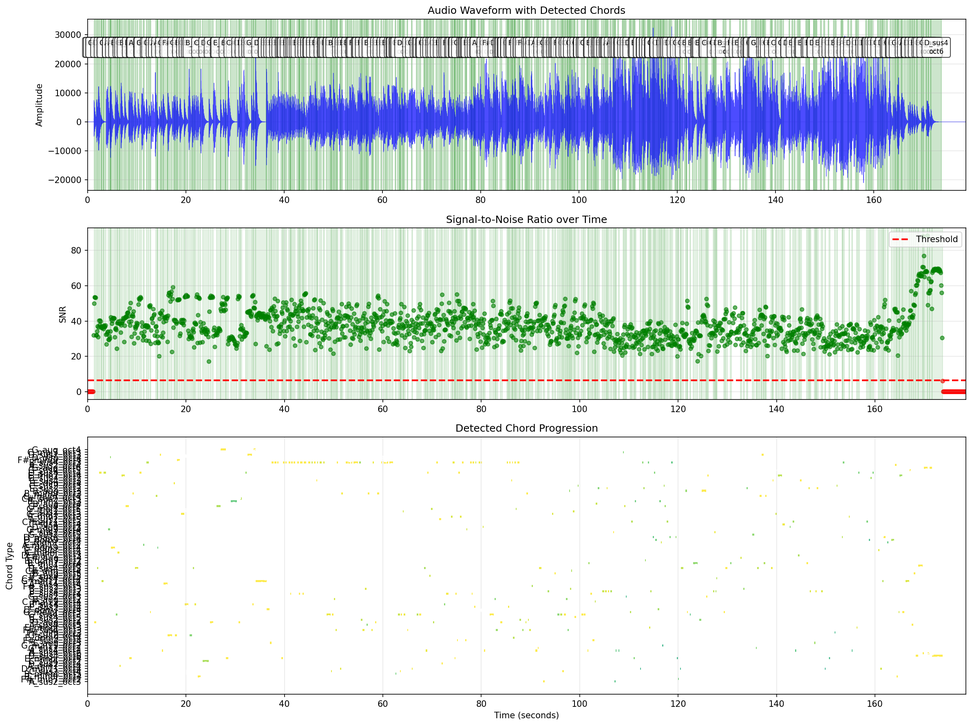
#> input picture music/new_start/test_amazing_grace_chord_detection.png, 972 x 726 px, shrunk from 2384 x 1781 before the run
$ python test_image_graph.py ../music/new_start/test_amazing_grace_chord_detection.png
#> lines starting #> are read from the running program, lines starting #| are printed output that depends on the picture; after the words box and inside, x2 and y2 are one past the last pixel; in counts of white or black regions, pixels touching at a corner belong together
### src/image_graph_builder.py
#!/usr/bin/env python3
"""
Image Region Graph Builder - Creates directed graphs from image regions

Segments images into uniform regions and builds a graph where:
- Nodes: Image regions (superpixels with similar color/texture)
- Edges: Spatial adjacency between regions
- Edge weights: Strength of adjacency (shared boundary length, normalized)

This creates a structural "fingerprint" of the image that is:
- Scale invariant (relative relationships preserved)
- Partially rotation invariant (can be normalized)
- Frequency-based (common patterns emerge across multiple images)

Output format compatible with the existing graph analysis tools.

Future Variants:
- Intensity mode: Use grayscale instead of RGB for color-invariant matching
- Emotion detection: Specialized features for facial expression regions
"""

import json
import numpy as np
from collections import defaultdict, Counter
from datetime import datetime
from typing import Dict, List, Tuple, Set, Optional
import argparse
from pathlib import Path

try:
    from PIL import Image
except ImportError:
    raise ImportError("PIL/Pillow required: pip install Pillow")

try:
    from skimage import segmentation, color, measure, graph as skimage_graph
except ImportError:
    raise ImportError("scikit-image required: pip install scikit-image")


class ImageGraphBuilder:
    """Builds a spatial adjacency graph from image regions"""

    def __init__(self,
                 image_path: str,
                 image_name: str = "Untitled",
                 n_segments: int = 100,
                 compactness: float = 10.0,
                 mode: str = "rgb",
                 min_region_size: int = 10):
        """
        Initialize the image graph builder

        Args:
            image_path: Path to the image file
            image_name: Name/identifier for this image
            n_segments: Approximate number of superpixel segments (SLIC algorithm)
            compactness: Balance between color similarity and spatial proximity (higher = more compact)
            mode: Feature extraction mode - "rgb" for color, "intensity" for grayscale
            min_region_size: Minimum region size in pixels (smaller regions ignored)
        """
        self.image_path = Path(image_path)
        self.image_name = image_name
        self.n_segments = n_segments
        self.compactness = compactness
        self.mode = mode.lower()
        self.min_region_size = min_region_size

        if self.mode not in ["rgb", "intensity"]:
            raise ValueError(f"Mode must be 'rgb' or 'intensity', got '{self.mode}'")

        # Load image
        self.image = None
        self.image_array = None
        self.load_image()

        # Segmentation results
        self.segments = None
        self.num_regions = 0

        # Graph data structures
        self.region_features = {}  # region_id -> feature dict
        self.region_adjacencies = defaultdict(Counter)  # region_id -> {neighbor_id: boundary_length}
        self.unique_regions = set()

    def load_image(self):
        """Load and convert image to numpy array"""
        if not self.image_path.exists():
            raise FileNotFoundError(f"Image not found: {self.image_path}")

        self.image = Image.open(self.image_path)
#> self.image is the input picture: PIL image 972x726 RGBA; mean R, G, B, A 218.2, 226.9, 227.9, 255

        # Convert to RGB if necessary
        if self.image.mode != 'RGB':
            self.image = self.image.convert('RGB')
#> self.image: PIL image 972x726 RGB

        self.image_array = np.array(self.image)

        print(f"Loaded image: {self.image_path}")
        print(f"  Size: {self.image.size[0]}x{self.image.size[1]}")
#|   Size: 972x726
        print(f"  Mode: {self.mode}")

    def segment_image(self):
        """
        Segment image into regions using SLIC superpixels

        SLIC (Simple Linear Iterative Clustering) groups similar pixels
        into perceptually meaningful regions based on color similarity
        and spatial proximity.
        """
        print(f"Segmenting image into ~{self.n_segments} regions...")

        # Apply SLIC segmentation
        self.segments = segmentation.slic(
            self.image_array,
            n_segments=self.n_segments,
            compactness=self.compactness,
            start_label=0
        )
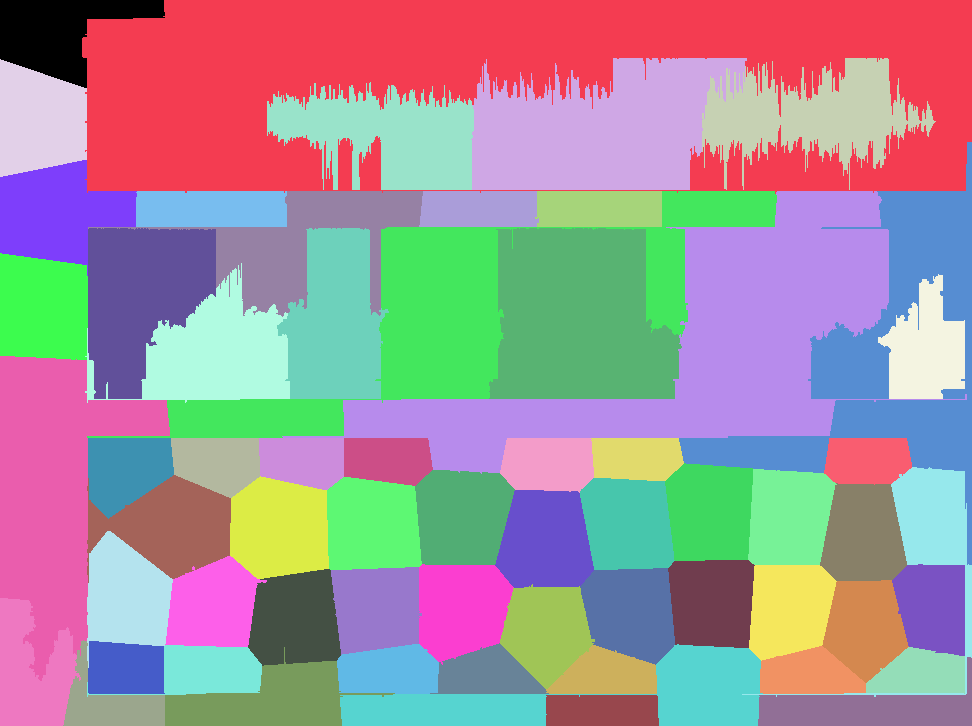
#> self.segments: shape (726, 972) int64; 62 distinct labels, from 0 to 61; one colour per label, 0 black

        # Get actual number of segments
        self.num_regions = len(np.unique(self.segments))
#> self.num_regions = 62

        print(f"  Created {self.num_regions} regions")
#|   Created 62 regions

    def extract_region_features(self):
        """
        Extract features for each region

        Features include:
        - Color (RGB average or intensity average)
        - Size (area in pixels)
        - Position (centroid)
        - Shape (bounding box, aspect ratio)
        """
        print("Extracting region features...")

        for region_id in range(self.num_regions):
            # Get mask for this region
            mask = (self.segments == region_id)
            area = np.sum(mask)

            # Skip very small regions
            if area < self.min_region_size:
                continue

            self.unique_regions.add(region_id)

            # Extract pixel values for this region
            region_pixels = self.image_array[mask]

            # Calculate features based on mode
            if self.mode == "rgb":
                # RGB color features
                color_avg = region_pixels.mean(axis=0).astype(int)
                color_std = region_pixels.std(axis=0).astype(int)
                color_feature = f"rgb_{color_avg[0]}_{color_avg[1]}_{color_avg[2]}"
            else:  # intensity mode
                # Convert to grayscale intensity
                intensity = (0.299 * region_pixels[:, 0] +
                           0.587 * region_pixels[:, 1] +
                           0.114 * region_pixels[:, 2])
                intensity_avg = int(intensity.mean())
                intensity_std = int(intensity.std())
                color_feature = f"intensity_{intensity_avg}"

            # Calculate position (centroid)
            coords = np.argwhere(mask)
            centroid_y, centroid_x = coords.mean(axis=0).astype(int)

            # Calculate bounding box
            min_y, min_x = coords.min(axis=0)
            max_y, max_x = coords.max(axis=0)
            width = max_x - min_x + 1
            height = max_y - min_y + 1

            # Store features (convert numpy types to native Python types for JSON serialization)
            if self.mode == "rgb":
                self.region_features[region_id] = {
                    "region_id": int(region_id),
                    "color_avg_rgb": [int(c) for c in color_avg],
                    "color_std_rgb": [int(c) for c in color_std],
                    "color_feature": color_feature,
                    "area": int(area),
                    "centroid": [int(centroid_x), int(centroid_y)],
                    "bbox": [int(min_x), int(min_y), int(width), int(height)],
                    "aspect_ratio": float(width / height) if height > 0 else 0.0,
                    "mode": "rgb"
                }
            else:  # intensity
                self.region_features[region_id] = {
                    "region_id": int(region_id),
                    "intensity_avg": int(intensity_avg),
                    "intensity_std": int(intensity_std),
                    "color_feature": color_feature,
                    "area": int(area),
                    "centroid": [int(centroid_x), int(centroid_y)],
                    "bbox": [int(min_x), int(min_y), int(width), int(height)],
                    "aspect_ratio": float(width / height) if height > 0 else 0.0,
                    "mode": "intensity"
                }
#> this loop made 62 passes
#> (area, color_avg, color_std, color_feature, centroid_y, centroid_x, min_y, min_x) on passes 1 to 5: (7754, [250, 250, 250], [23, 23, 23], 'rgb_250_250_250', 31, 59, 0, 0), (110953, [191, 208, 201], [55, 53, 47], 'rgb_191_208_201', 79, 496, 0, 82), (26859, [121, 140, 215], [65, 72, 31], 'rgb_121_140_215', 128, 598, 58, 471), (15147, [85, 94, 235], [42, 46, 19], 'rgb_85_94_235', 114, 810, 58, 702), (8213, [247, 247, 247], [30, 30, 30], 'rgb_247_247_247', 120, 39, 59, 0)
#> pass 1, in extract_region_features, `mask = (self.segments == region_id)`:
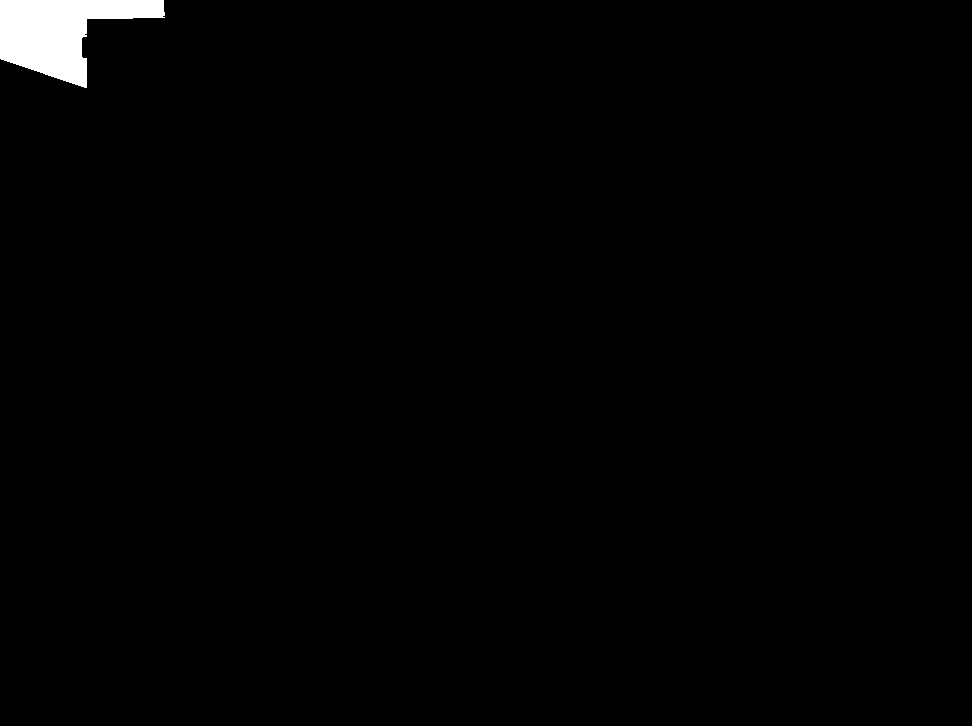
#> mask: shape (726, 972) bool; 1.1% white; 1 white region, box (x1, y1, x2, y2) and area: (0, 0, 165, 88) 7754
#> pass 2, in extract_region_features, `mask = (self.segments == region_id)`:
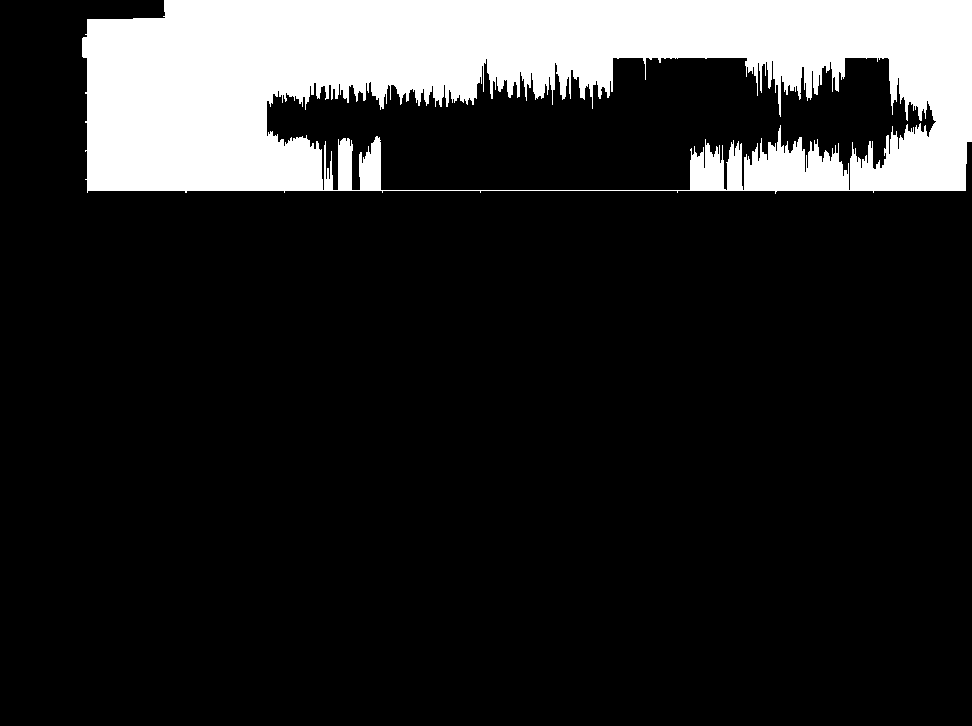
#> mask: shape (726, 972) bool; 15.7% white; 1 white region, box (x1, y1, x2, y2) and area: (82, 0, 972, 194) 110953
#> pass 3, in extract_region_features, `mask = (self.segments == region_id)`:
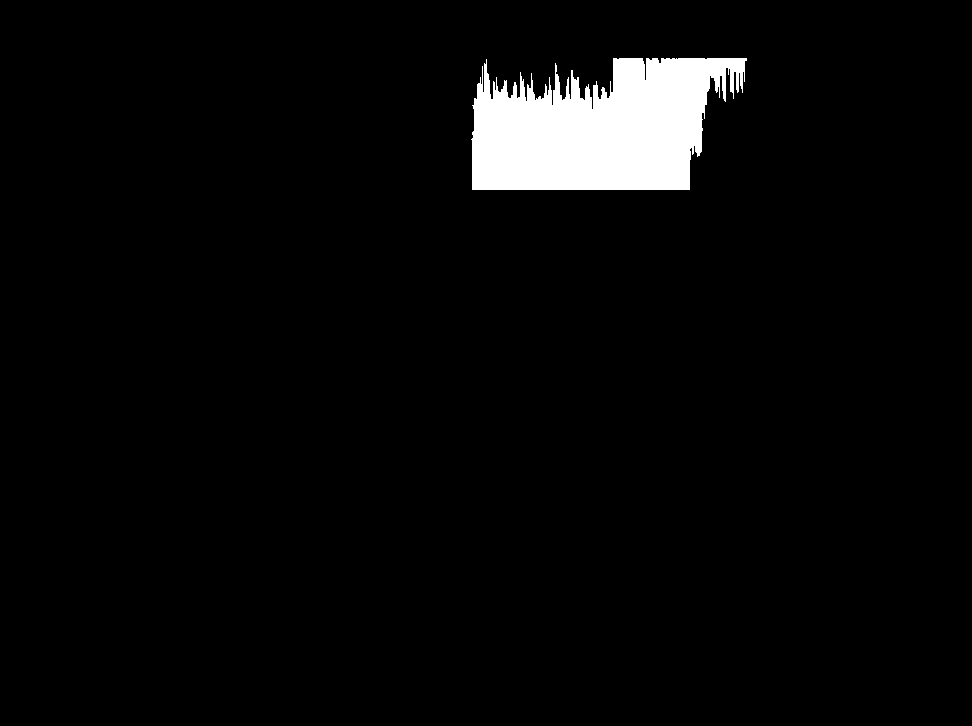
#> mask: shape (726, 972) bool; 3.8% white; 1 white region, box (x1, y1, x2, y2) and area: (471, 58, 747, 190) 26859
#> after the loop:
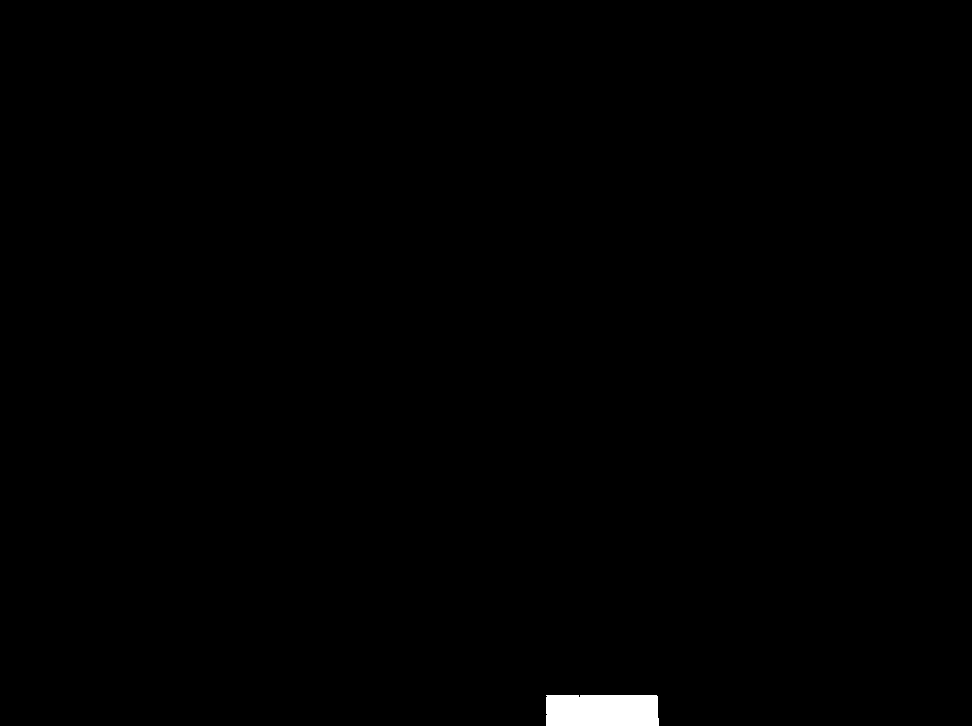
#> mask: shape (726, 972) bool; 0.49% white; 1 white region, box (x1, y1, x2, y2) and area: (546, 695, 659, 726) 3475

        print(f"  Extracted features for {len(self.unique_regions)} regions")
#|   Extracted features for 62 regions

    def detect_adjacencies(self):
        """
        Detect spatial adjacencies between regions

        Two regions are adjacent if they share a boundary.
        Edge weight = length of shared boundary (number of adjacent pixels)
        """
        print("Detecting region adjacencies...")

        # Manual adjacency detection by scanning boundaries
        # Check each pixel's neighbors (4-connectivity: up, down, left, right)
        height, width = self.segments.shape
        adjacency_pairs = defaultdict(int)

        for y in range(height):
            for x in range(width):
                current_region = self.segments[y, x]

                # Skip filtered regions
                if current_region not in self.unique_regions:
                    continue

                # Check right neighbor
                if x < width - 1:
                    right_region = self.segments[y, x + 1]
                    if right_region != current_region and right_region in self.unique_regions:
                        pair = tuple(sorted([current_region, right_region]))
                        adjacency_pairs[pair] += 1

                # Check bottom neighbor
                if y < height - 1:
                    bottom_region = self.segments[y + 1, x]
                    if bottom_region != current_region and bottom_region in self.unique_regions:
                        pair = tuple(sorted([current_region, bottom_region]))
                        adjacency_pairs[pair] += 1
#> (the rest of the program and of its run is left out)
